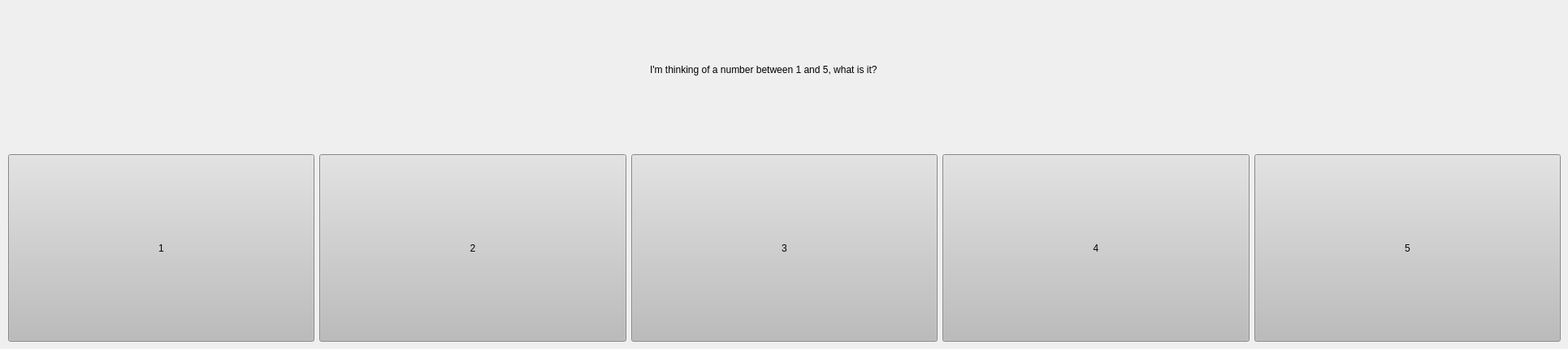
      <widget class="QWidget" name="dessertGame">
       <attribute name="title">
        <string>dessertGame</string>
       </attribute>
       <widget class="QWidget" name="horizontalLayoutWidget">
        <property name="geometry">
         <rect>
          <x>10</x>
          <y>190</y>
          <width>1911</width>
          <height>231</height>
         </rect>
        </property>
        <layout class="QHBoxLayout" name="horizontalLayout_9">
         <item>
          <widget class="QPushButton" name="gameButton_1">
           <property name="sizePolicy">
            <sizepolicy hsizetype="Minimum" vsizetype="Preferred">
             <horstretch>0</horstretch>
             <verstretch>0</verstretch>
            </sizepolicy>
           </property>
           <property name="styleSheet">
            <string notr="true">background-color: rgb(188, 188, 188);
font: 57 20pt &quot;Counter-Strike&quot;;</string>
           </property>
           <property name="text">
            <string>1</string>
           </property>
          </widget>
         </item>
         <item>
          <widget class="QPushButton" name="gameButton_2">
           <property name="sizePolicy">
            <sizepolicy hsizetype="Minimum" vsizetype="Preferred">
             <horstretch>0</horstretch>
             <verstretch>0</verstretch>
            </sizepolicy>
           </property>
           <property name="styleSheet">
            <string notr="true">background-color: rgb(188, 188, 188);
font: 57 20pt &quot;Counter-Strike&quot;;</string>
           </property>
           <property name="text">
            <string>2</string>
           </property>
          </widget>
         </item>
         <item>
          <widget class="QPushButton" name="gameButton_3">
           <property name="sizePolicy">
            <sizepolicy hsizetype="Minimum" vsizetype="Preferred">
             <horstretch>0</horstretch>
             <verstretch>0</verstretch>
            </sizepolicy>
           </property>
           <property name="styleSheet">
            <string notr="true">background-color: rgb(188, 188, 188);
font: 57 20pt &quot;Counter-Strike&quot;;</string>
           </property>
           <property name="text">
            <string>3</string>
           </property>
          </widget>
         </item>
         <item>
          <widget class="QPushButton" name="gameButton_4">
           <property name="sizePolicy">
            <sizepolicy hsizetype="Minimum" vsizetype="Preferred">
             <horstretch>0</horstretch>
             <verstretch>0</verstretch>
            </sizepolicy>
           </property>
           <property name="styleSheet">
            <string notr="true">background-color: rgb(188, 188, 188);
font: 57 20pt &quot;Counter-Strike&quot;;</string>
           </property>
           <property name="text">
            <string>4</string>
           </property>
          </widget>
         </item>
         <item>
          <widget class="QPushButton" name="gameButton_5">
           <property name="sizePolicy">
            <sizepolicy hsizetype="Minimum" vsizetype="Preferred">
             <horstretch>0</horstretch>
             <verstretch>0</verstretch>
            </sizepolicy>
           </property>
           <property name="styleSheet">
            <string notr="true">background-color: rgb(188, 188, 188);
font: 57 20pt &quot;Counter-Strike&quot;;</string>
           </property>
           <property name="text">
            <string>5</string>
           </property>
          </widget>
         </item>
        </layout>
       </widget>
       <widget class="QLabel" name="label_4">
        <property name="geometry">
         <rect>
          <x>800</x>
          <y>40</y>
          <width>321</width>
          <height>91</height>
         </rect>
        </property>
        <property name="layoutDirection">
         <enum>Qt::LeftToRight</enum>
        </property>
        <property name="text">
         <string>I'm thinking of a number between 1 and 5, what is it?</string>
        </property>
        <property name="textFormat">
         <enum>Qt::PlainText</enum>
        </property>
       </widget>
      </widget>
